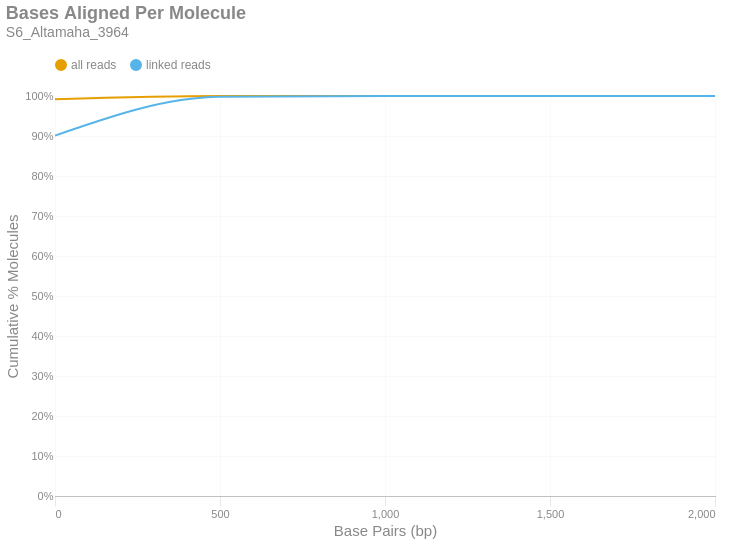

Notebook code for this chart:
### Markdown cell above
### Bases Aligned Per Molecule
This is a cumulative frequency distribution showing the number of base pairs aligned per unique molecule. These data are shown in 500 bp bins. There are two distributions: one with `all reads` (yellow) and another with only `linked reads` (blue). The percent of molecules in the `linked reads` distribution is relative to the total number of linked molecules.

### Code cell
if SKIPLR:
    print_html(f"Skipped")
else:
    binned_df = consolidated_hist(valids['aligned_bp'], mask, 500, True)
    with SafeRender(binned_df):
        (
            density_plot(binned_df, 'Bases Aligned Per Molecule', samplename, 'basesper')
            .encode(
                x=alt.X('bin:Q', title="Base Pairs (bp)").axis(tickMinStep=500).scale(padding=0),
                y=alt.Y('value:Q', title='Cumulative % Molecules')
                    .axis(format='%')
                    .scale(domain = [0,1])
                    .stack(False),
                color=alt.Color("key:N").scale(domain = ["all reads", "linked reads"]),
                tooltip = [
                    alt.Tooltip("key:N", title = "Data Type"),
                    alt.Tooltip("range_label:N", title="Bases Aligned Per Molecule"),
                    alt.Tooltip("value:Q", format = ".2%", title="% Molecules (Cum.)")
                ]
            )
        ).display()

### Figure 1 — Vega-Lite specification as saved in the notebook (floating-point values rounded to 4 significant figures)
{"width": "container", "height": 400, "config": {"title": {"anchor": "start", "dy": -15, "fontSize": 18, "color": "#888888", "subtitleColor": "#888888", "subtitleFontSize": 14}, "arc": {"fill": "#0072B2"}, "axis": {"domainColor": "#888888", "domainWidth": 0.5, "gridWidth": 0.2, "grid": false, "titleFontWeight": 400, "titleFontSize": 15, "labelFontSize": 11, "labelColor": "#888888", "tickColor": "#888888", "tickWidth": 0.2, "titleColor": "#888888"}, "axisBand": {"grid": false}, "axisX": {"grid": true, "tickSize": 10, "domainCap": "round"}, "axisY": {"domain": false, "grid": true, "tickSize": 0, "domainCap": "round"}, "background": "transparent", "header": {"labelFontSize": 15, "labelColor": "#888888", "titleFontSize": 15, "titleFontWeight": 600, "titleColor": "#888888"}, "legend": {"labelFont": "sans-serif", "labelFontSize": 12, "labelColor": "#888888", "symbolSize": 100, "symbolType": "circle", "titleFontSize": 12, "titlePadding": 10, "titleColor": "#888888", "title": null, "orient": "top"}, "range": {"category": ["#E69F00", "#56B4E9", "#009E73", "#F0E442", "#0072B2", "#D55E00", "#CC79A7", "#000000"], "diverging": ["#cfe8f3", "#a2d4ec", "#73bfe2", "#46abdb", "#1696d2", "#12719e"]}, "area": {"fill": "#0072B2", "fillOpacity": 0.7, "line": true, "strokeOpacity": 0.7}, "line": {"color": "#0072B2", "stroke": "#0072B2", "strokeWidth": 2}, "trail": {"color": "#0072B2", "stroke": "#0072B2", "strokeWidth": 0, "size": 1}, "point": {"filled": true, "fillOpacity": 1.0, "size": 95}, "text": {"color": "#888888", "fontSize": 11, "align": "right", "fontWeight": 400, "size": 11}, "bar": {"fill": "#0072B2", "stroke": null}, "view": {"stroke": null, "continuousWidth": 660, "continuousHeight": 400}}, "data": {"name": "data-e40fc33eff798ea8689fa21cc90c4000"}, "mark": {"type": "line", "interpolate": "monotone", "point": {"opacity": 0, "size": 275}}, "encoding": {"color": {"field": "key", "scale": {"domain": ["all reads", "linked reads"]}, "type": "nominal"}, "tooltip": [{"field": "key", "title": "Data Type", "type": "nominal"}, {"field": "range_label", "title": "Bases Aligned Per Molecule", "type": "nominal"}, {"field": "value", "format": ".2%", "title": "% Molecules (Cum.)", "type": "quantitative"}], "x": {"axis": {"tickMinStep": 500}, "field": "bin", "scale": {"padding": 0}, "title": "Base Pairs (bp)", "type": "quantitative"}, "y": {"axis": {"format": "%"}, "field": "value", "scale": {"domain": [0, 1]}, "stack": false, "title": "Cumulative % Molecules", "type": "quantitative"}}, "params": [{"name": "param_c36ac31b6afebe62", "select": {"type": "point", "fields": ["key"]}, "bind": "legend"}], "title": {"text": "Bases Aligned Per Molecule", "subtitle": "S6_Altamaha_3964"}, "transform": [{"fold": ["all reads (cumsum)", "linked reads (cumsum)"]}, {"calculate": "replace(datum.key, ' (cumsum)', '')", "as": "key"}, {"filter": {"param": "param_c36ac31b6afebe62"}}], "usermeta": {"embedOptions": {"downloadFileName": "S6_Altamaha_3964.basesper"}}, "$schema": "https://vega.github.io/schema/vega-lite/v6.1.0.json", "datasets": {"data-e40fc33eff798ea8689fa21cc90c4000": [{"bin": "0.0", "interval": "0.0-500.0", "all reads": 0.992, "linked reads": 0.901, "all reads (cumsum)": 0.992, "linked reads (cumsum)": 0.901, "range_label": "0-499"}, {"bin": "500.0", "interval": "500.0-1000.0", "all reads": 0.00782, "linked reads": 0.09697, "all reads (cumsum)": 0.9998, "linked reads (cumsum)": 0.998, "range_label": "500-999"}, {"bin": "1000.0", "interval": "1000.0-1500.0", "all reads": 0.0001733, "linked reads": 0.001977, "all reads (cumsum)": 1.0, "linked reads (cumsum)": 1.0, "range_label": "1000-1499"}, {"bin": "1500.0", "interval": "1500.0-2000.0", "all reads": 5.272e-06, "linked reads": 4.618e-05, "all reads (cumsum)": 1.0, "linked reads (cumsum)": 1.0, "range_label": "1500-1999"}, {"bin": "2000.0", "interval": "2000.0-2500.0", "all reads": 4.793e-07, "linked reads": 3.079e-06, "all reads (cumsum)": 1.0, "linked reads (cumsum)": 1.0, "range_label": "2000-2499"}]}}
